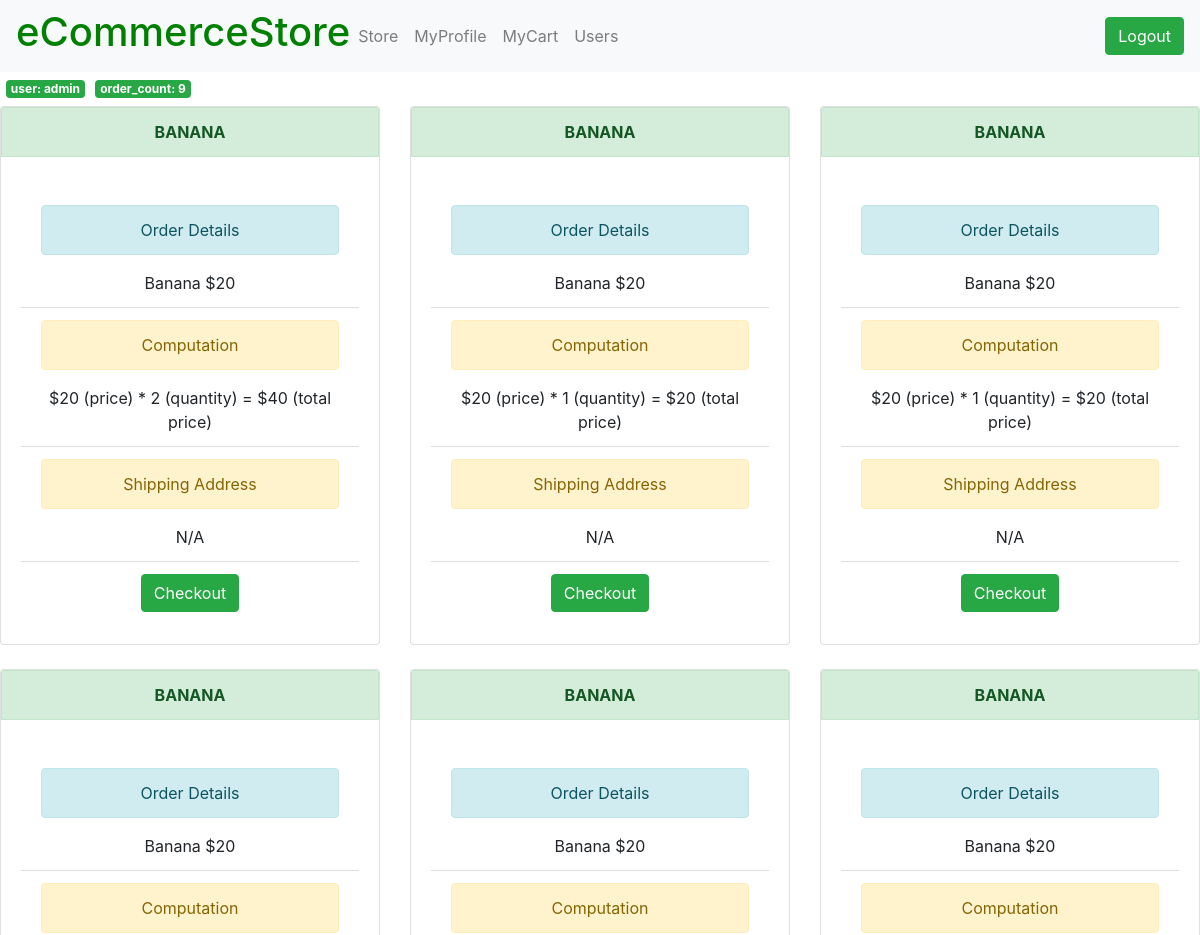
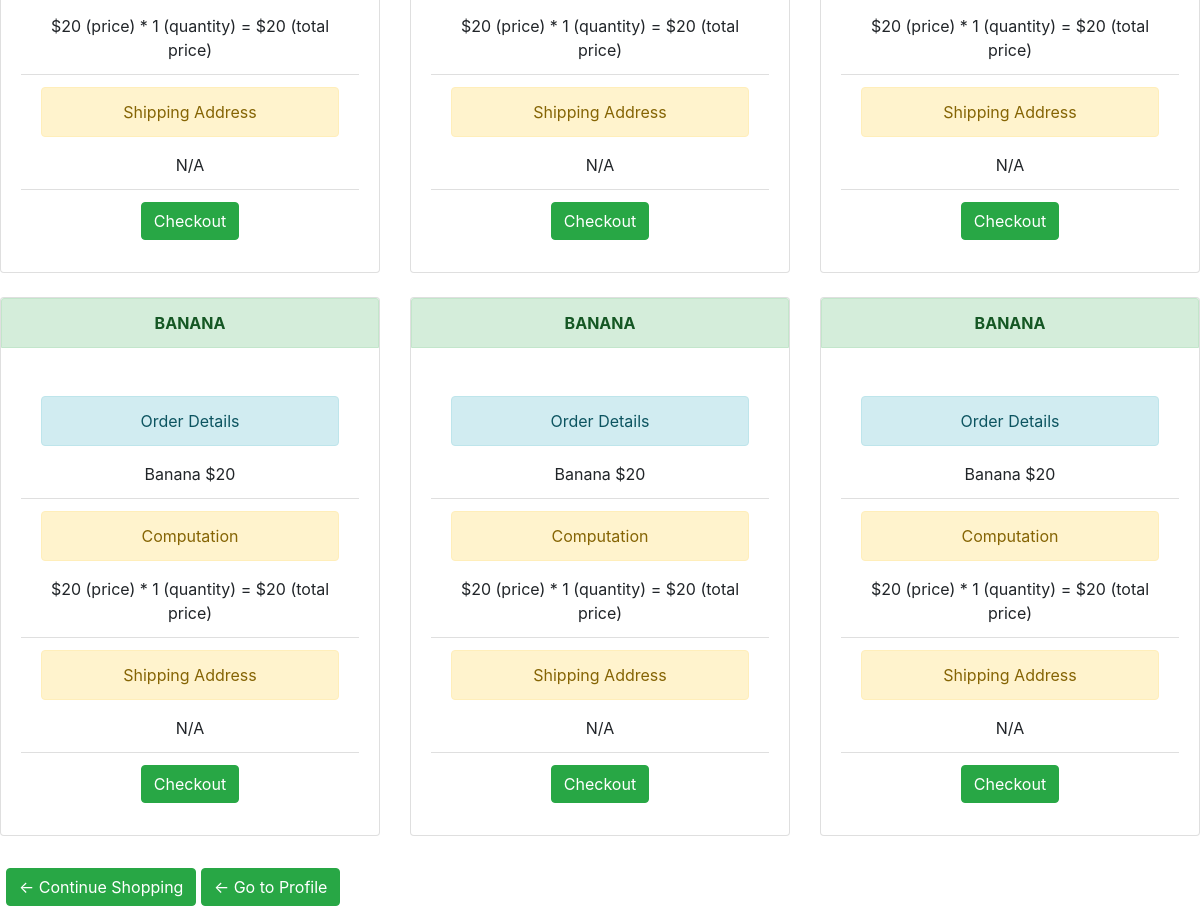
Page /store/cart/ (signed in) on the earlier database version (2 pictures, top to bottom).
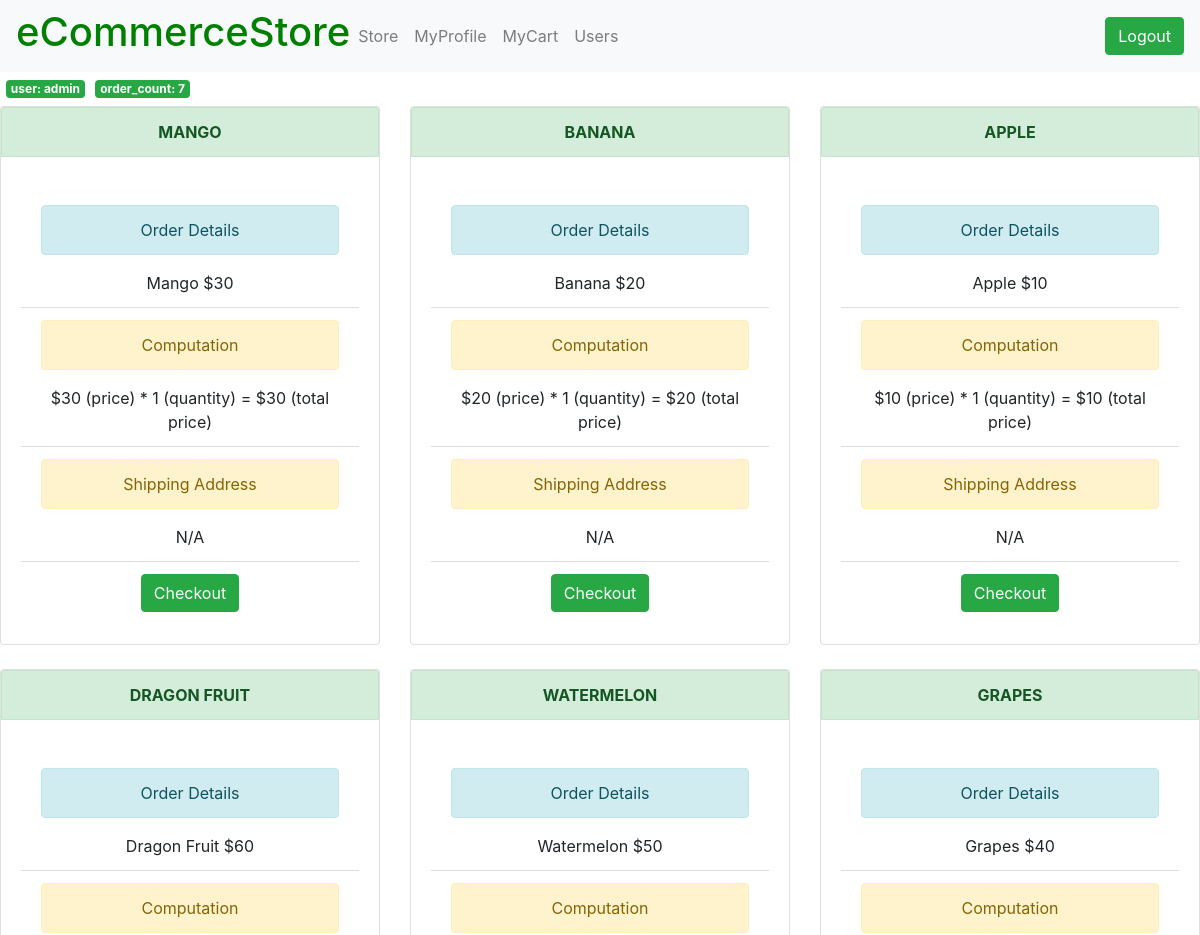
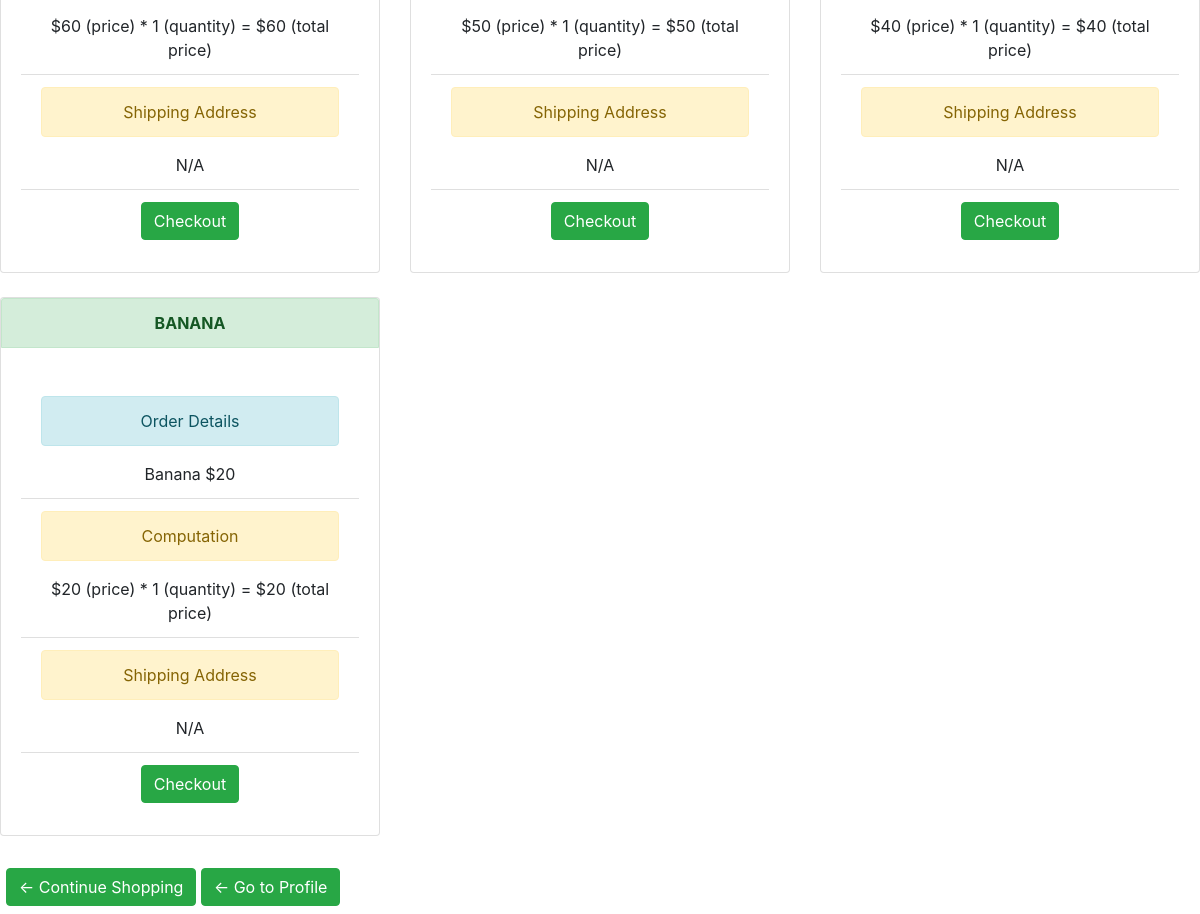
Same page on the later database version (2 pictures, top to bottom).
### store/models.py (models this page shows, shortened)
class Order(models.Model):
    user = models.ForeignKey(User, null=True, on_delete=models.DO_NOTHING)
    product = models.ForeignKey(Product, null=True, on_delete=models.DO_NOTHING)
    current_user = models.CharField(max_length=100, null=True)
    product_name = models.CharField(max_length=100, null=True)
    product_price = models.IntegerField(default=0, null=True)
    quantity = models.IntegerField(default=0, null=True)
    total_price = models.IntegerField(default=0, null=True)
    shipping_address = models.CharField(max_length=100, null=True)

### store/views.py (the view)
def cart(request):
    current_user = request.user
    myOrders = Order.objects.filter(current_user=current_user)
    orderCount = Order.objects.filter(current_user=current_user).count()
    context = {'current_user': current_user, 'myOrders': myOrders, 'orderCount': orderCount}
    return render(request, 'store/cart.html', context)

### store/templates/store/cart.html (shortened to what this page needs)
{% extends 'store/base_logged_in.html' %}
{% load static %}
{% block content %}
    <span class="badge bg-success margin white">user: {{ current_user.username }}</span>
    <span class="badge bg-success margin white">order_count: {{ orderCount }}</span>
    {% if orderCount == 0 %}
        <div class="alert alert-primary" role="alert">
            Oops! No order placed yet!
        </div>
    {% else %}
        <div class="row row-cols-1 row-cols-md-3 g-4">
            {% for myOrder in myOrders %}
                <div class="col">
                    <div class="card">
                        <div class="card-header alert alert-success textCenter" role="alert"><strong>{{ myOrder.product_name }}</strong></div>
                        <div class="card-body">
                            <ul class="list-group list-group-flush">
                                <li class="list-group-item textCenterTwo">
                                    <div class="alert alert-info textCenterTwo" role="alert">Order Details</div>
                                    {{ myOrder.product_name }} ${{ myOrder.product_price }}
                                </li>
                                <li class="list-group-item textCenterTwo">
                                    <div class="alert alert-warning" role="alert">Computation</div>
                                    ${{ myOrder.product_price }} (price) * {{ myOrder.quantity }} (quantity) = ${{ myOrder.total_price }} (total price)
                                </li>
                                <li class="list-group-item textCenterTwo">
                                    <div class="alert alert-warning" role="alert">Shipping Address</div>
                                    {{ myOrder.shipping_address }}
                                </li>
                                <li class="list-group-item textCenterTwo">
                                    <a class="btn btn-success" href="{% url 'store:checkout' myOrder.id %}">Checkout</a>
                                </li>
                            </ul>
                        </div>
                    </div>
                    <br>
                </div>
            {% endfor %}
        </div>
    {% endif %}
    <div class="margin">
        <a class="btn btn-success" href="{% url 'store:mystore' %}">&#x2190; Continue Shopping</a>
        <a class="btn btn-success" href="{% url 'store:profile' %}">&#x2190; Go to Profile</a>
    </div>
{% endblock content %}

Differences in the rows shown:
removed Order: product_name "BANANA", product_name "Banana", product_price "20", quantity "2", total_price "40", shipping_address "N/A"
removed Order: product_name "BANANA", product_name "Banana", product_price "20", quantity "1", total_price "20", shipping_address "N/A"
removed Order: product_name "BANANA", product_name "Banana", product_price "20", quantity "1", total_price "20", shipping_address "N/A"
removed Order: product_name "BANANA", product_name "Banana", product_price "20", quantity "1", total_price "20", shipping_address "N/A"
removed Order: product_name "BANANA", product_name "Banana", product_price "20", quantity "1", total_price "20", shipping_address "N/A"
removed Order: product_name "BANANA", product_name "Banana", product_price "20", quantity "1", total_price "20", shipping_address "N/A"
removed Order: product_name "BANANA", product_name "Banana", product_price "20", quantity "1", total_price "20", shipping_address "N/A"
added Order: product_name "MANGO", product_name "Mango", product_price "30", quantity "1", total_price "30", shipping_address "N/A"
added Order: product_name "APPLE", product_name "Apple", product_price "10", quantity "1", total_price "10", shipping_address "N/A"
added Order: product_name "DRAGON FRUIT", product_name "Dragon Fruit", product_price "60", quantity "1", total_price "60", shipping_address "N/A"
added Order: product_name "WATERMELON", product_name "Watermelon", product_price "50", quantity "1", total_price "50", shipping_address "N/A"
added Order: product_name "GRAPES", product_name "Grapes", product_price "40", quantity "1", total_price "40", shipping_address "N/A"
Other differences:
{{ orderCount }}: "9" → "7"
